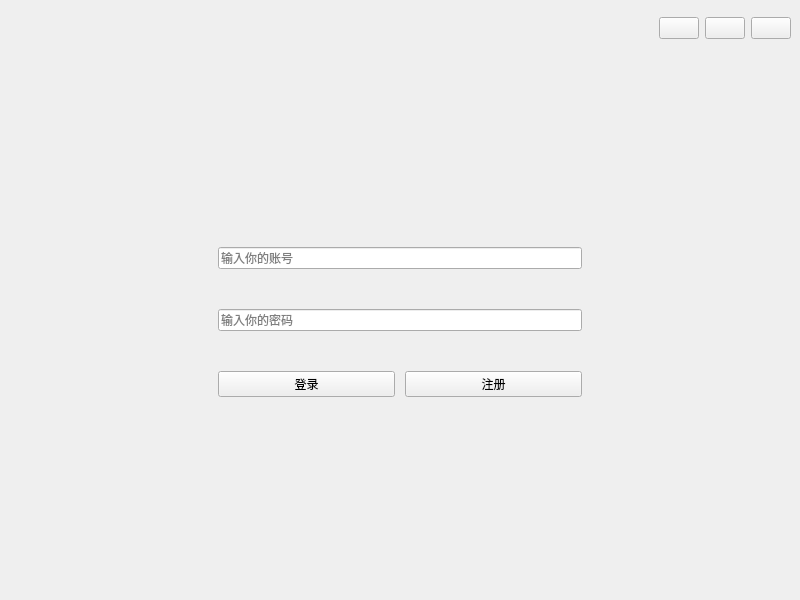
<?xml version="1.0" encoding="UTF-8"?>
<ui version="4.0">
 <class>MainWindow</class>
 <widget class="QMainWindow" name="MainWindow">
  <property name="geometry">
   <rect>
    <x>0</x>
    <y>0</y>
    <width>800</width>
    <height>600</height>
   </rect>
  </property>
  <property name="windowTitle">
   <string>MainWindow</string>
  </property>
  <widget class="QWidget" name="centralwidget">
   <layout class="QVBoxLayout" name="verticalLayout_2">
    <item>
     <layout class="QVBoxLayout" name="verticalLayout">
      <item>
       <layout class="QHBoxLayout" name="mainupLayout">
        <item>
         <layout class="QHBoxLayout" name="titleLayout">
          <item>
           <spacer name="horizontalSpacer">
            <property name="orientation">
             <enum>Qt::Horizontal</enum>
            </property>
            <property name="sizeHint" stdset="0">
             <size>
              <width>168</width>
              <height>38</height>
             </size>
            </property>
           </spacer>
          </item>
         </layout>
        </item>
        <item>
         <layout class="QHBoxLayout" name="funcLayout">
          <item>
           <widget class="QPushButton" name="minButton">
            <property name="text">
             <string/>
            </property>
           </widget>
          </item>
          <item>
           <widget class="QPushButton" name="maxButton">
            <property name="text">
             <string/>
            </property>
           </widget>
          </item>
          <item>
           <widget class="QPushButton" name="closebutton">
            <property name="text">
             <string/>
            </property>
            <property name="iconSize">
             <size>
              <width>20</width>
              <height>16</height>
             </size>
            </property>
            <property name="autoRepeatDelay">
             <number>297</number>
            </property>
            <property name="flat">
             <bool>false</bool>
            </property>
           </widget>
          </item>
         </layout>
        </item>
       </layout>
      </item>
     </layout>
    </item>
    <item>
     <widget class="QWidget" name="widget" native="true">
      <layout class="QVBoxLayout" name="verticalLayout_4">
       <item>
        <layout class="QVBoxLayout" name="verticalLayout_3">
         <item>
          <layout class="QHBoxLayout" name="horizontalLayout">
           <item>
            <spacer name="horizontalSpacer_3">
             <property name="orientation">
              <enum>Qt::Horizontal</enum>
             </property>
             <property name="sizeType">
              <enum>QSizePolicy::Fixed</enum>
             </property>
             <property name="sizeHint" stdset="0">
              <size>
               <width>200</width>
               <height>20</height>
              </size>
             </property>
            </spacer>
           </item>
           <item>
            <layout class="QVBoxLayout" name="loginLayout">
             <property name="spacing">
              <number>40</number>
             </property>
             <item>
              <widget class="QLineEdit" name="actEdit">
               <property name="placeholderText">
                <string>输入你的账号</string>
               </property>
              </widget>
             </item>
             <item>
              <widget class="QLineEdit" name="pwdEdit">
               <property name="placeholderText">
                <string>输入你的密码</string>
               </property>
              </widget>
             </item>
             <item>
              <layout class="QHBoxLayout" name="BtnLayout">
               <property name="spacing">
                <number>10</number>
               </property>
               <item>
                <widget class="QPushButton" name="loginBtn">
                 <property name="text">
                  <string>登录</string>
                 </property>
                </widget>
               </item>
               <item>
                <widget class="QPushButton" name="registerBtn">
                 <property name="text">
                  <string>注册</string>
                 </property>
                </widget>
               </item>
              </layout>
             </item>
            </layout>
           </item>
           <item>
            <spacer name="horizontalSpacer_2">
             <property name="orientation">
              <enum>Qt::Horizontal</enum>
             </property>
             <property name="sizeType">
              <enum>QSizePolicy::Fixed</enum>
             </property>
             <property name="sizeHint" stdset="0">
              <size>
               <width>200</width>
               <height>20</height>
              </size>
             </property>
            </spacer>
           </item>
          </layout>
         </item>
        </layout>
       </item>
      </layout>
     </widget>
    </item>
   </layout>
  </widget>
 </widget>
 <resources/>
 <connections/>
</ui>
